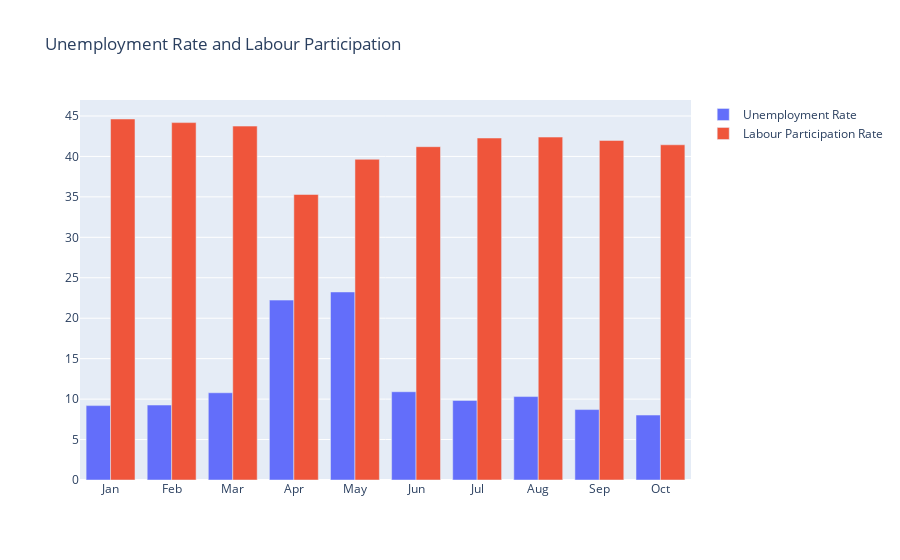

Notebook source saved alongside this figure:
### Markdown cell above
Bar plot of unemployment rate and labour participation rate

### Code cell
month = data.month
unemployment_rate = data['Estimated Unemployment Rate']
labour_participation_rate = data['Estimated Labour Participation Rate']

fig = go.Figure()

fig.add_trace(go.Bar(x = month,y = unemployment_rate,name = 'Unemployment Rate'))
fig.add_trace(go.Bar(x = month,y = labour_participation_rate,name = 'Labour Participation Rate'))

fig.update_layout(title = 'Unemployment Rate and Labour Participation',
                     xaxis = {'categoryorder':'array','categoryarray':['Jan','Feb','Mar','Apr','May','Jun','Jul','Aug','Sep','Oct']}      )
fig.show()

### Figure 1 — Plotly figure (JSON) as saved in the notebook; plotly's stock layout.template omitted (floating-point values rounded to 4 significant figures)
{"data": [{"name": "Unemployment Rate", "type": "bar", "x": ["Apr", "Aug", "Feb", "Jan", "Jul", "Jun", "Mar", "May", "Oct", "Sep"], "y": [22.24, 10.31, 9.266, 9.197, 9.834, 10.91, 10.78, 23.24, 8.026, 8.706]}, {"name": "Labour Participation Rate", "type": "bar", "x": ["Apr", "Aug", "Feb", "Jan", "Jul", "Jun", "Mar", "May", "Oct", "Sep"], "y": [35.3, 42.39, 44.18, 44.63, 42.27, 41.2, 43.75, 39.65, 41.44, 41.97]}], "layout": {"title": {"text": "Unemployment Rate and Labour Participation"}, "xaxis": {"categoryarray": ["Jan", "Feb", "Mar", "Apr", "May", "Jun", "Jul", "Aug", "Sep", "Oct"], "categoryorder": "array"}}}
